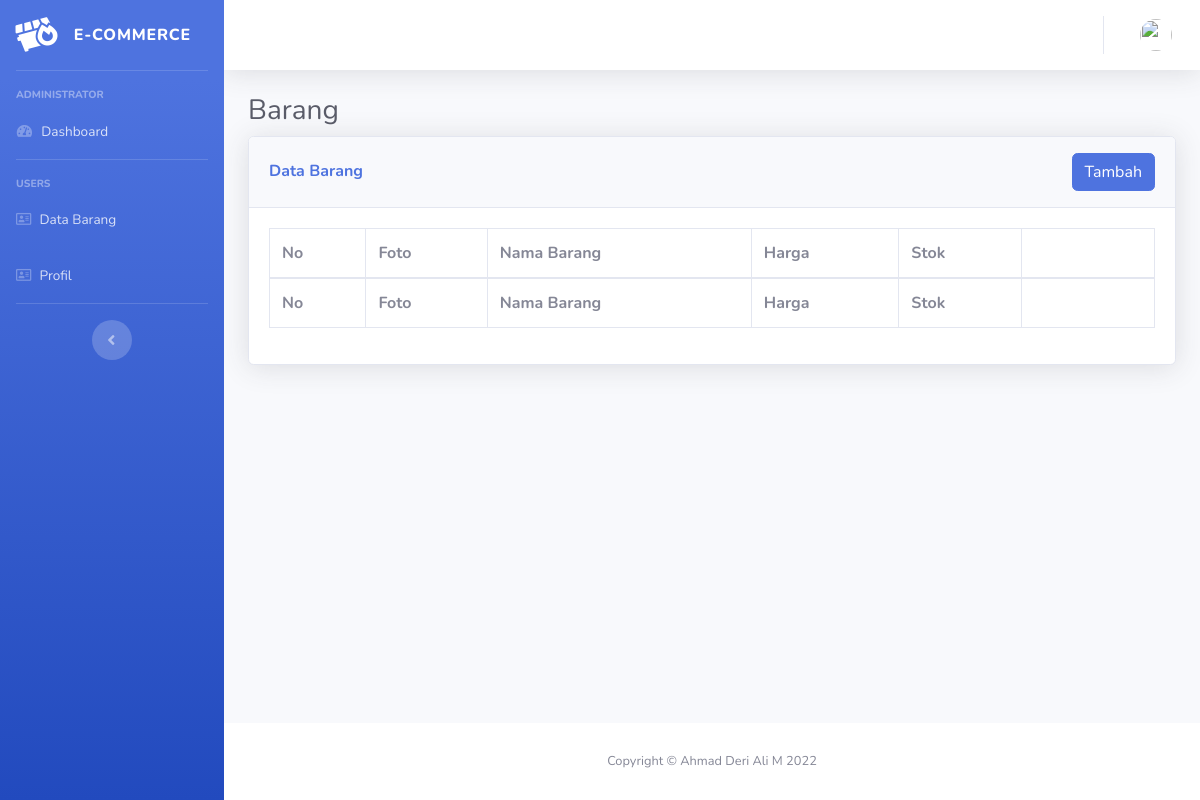
The app's page /index.php/barang, older data.
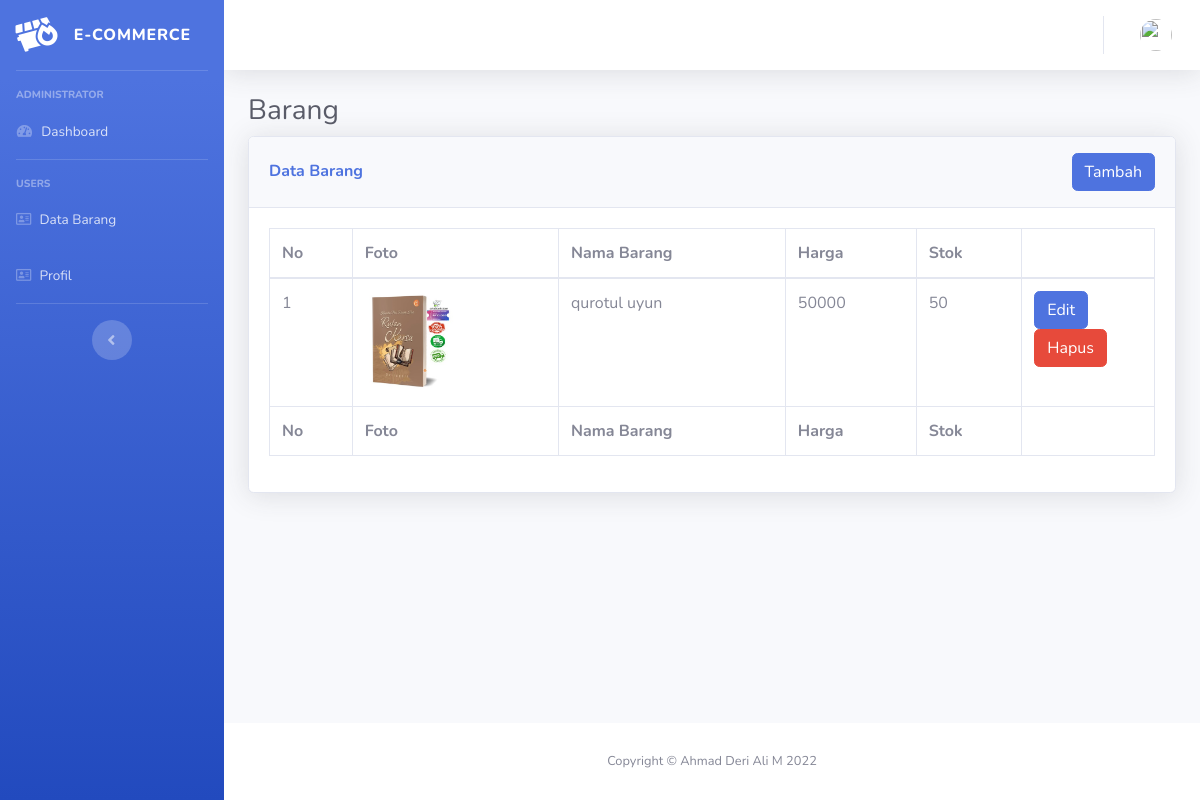
The same page, newer data.
### tables this page shows
CREATE TABLE `barang` (
  `id` int(11) NOT NULL,
  `nama_barang` varchar(256) NOT NULL,
  `harga` int(11) NOT NULL,
  `stok` int(11) NOT NULL,
  `gambar` varchar(256) NOT NULL
);

### application/controllers/Barang.php (called while the page is built, shortened)
<?php
class Barang extends CI_Controller
{
    public function __construct()
    {
        $this->load->library('form_validation');
        $this->load->model('Barang_model');
    }
    public function index()
    {
        $data['user'] = $this->db->get_where('user', ['email' => $this->session->userdata('email')])->row_array();
        $data['title'] = 'Barang';
        $data['barang'] = $this->Barang_model->getAllData();
        $this->load->view('templates/header', $data);
        $this->load->view('templates/sidebar', $data);
        $this->load->view('templates/topbar', $data);
        $this->load->view('barang/index', $data);
        $this->load->view('templates/footer');
    }
}

### index.php (called while the page is built, shortened)
<?php
require_once BASEPATH.'core/CodeIgniter.php';

### application/models/Barang_model.php (called while the page is built, shortened)
<?php
class Barang_model extends CI_model {
    public function getAllData()
    {
        $query = $this->db->get('barang');
        return $query->result_array();
    }
}

### application/views/barang/index.php (the view, shortened to what this page needs)
<div class="container-fluid">
    <h1 class="h3 mb-2 text-gray-800">Barang</h1>
    <div class="card shadow mb-4">
        <div class="card-header py-3 d-flex justify-content-between align-items-center">
            <h6 class="m-0 font-weight-bold text-primary">Data Barang</h6>
            <a href="<?= base_url('barang/tambah'); ?>" class="btn btn-primary">Tambah</a>
        </div>
        <div class="card-body">
            <div class="table-responsive">
                <table class="table table-bordered" id="dataTable" width="100%" cellspacing="0">
                    <thead>
                        <tr>
                            <th>No</th>
                            <th>Foto</th>
                            <th>Nama Barang</th>
                            <th>Harga</th>
                            <th>Stok</th>
                            <th style="width: 15%"></th>
                        </tr>
                    </thead>
                    <tfoot>
                        <tr>
                            <th>No</th>
                            <th>Foto</th>
                            <th>Nama Barang</th>
                            <th>Harga</th>
                            <th>Stok</th>
                            <th></th>
                        </tr>
                    </tfoot>
                    <tbody>
                        <?php foreach($barang as $item) : $no = 1; ?>
                        <tr>
                            <td><?= $no++; ?></td>
                            <td>
                                <img src="<?= base_url('assets/img/'). $item['gambar'] ?>" class="rounded img-fluid" style="width: 90px">
                            </td>
                            <td><?= $item['nama_barang'] ?></td>
                            <td><?= $item['harga'] ?></td>
                            <td><?= $item['stok'] ?></td>
                            <td>
                                <a href="<?= base_url('barang/edit/'). $item['id']; ?>" class="btn btn-primary">Edit</a>
                                <a href="<?= base_url('barang/hapus/').$item['id']; ?>" class="btn btn-danger" onclick="return confirm('Yakin ingin menghapus data ?');">Hapus</a>
                            </td>
                        </tr>
                        <?php endforeach; ?>
                    </tbody>
                </table>
            </div>
        </div>
    </div>
</div>

### application/views/templates/header.php (shortened to what this page needs)
<!DOCTYPE html>
<html lang="en">
<head>
    <link href="<?= base_url('assets'); ?>/vendor/fontawesome-free/css/all.min.css" rel="stylesheet" type="text/css">
    <link href="<?= base_url('assets'); ?>/css/sb-admin-2.min.css" rel="stylesheet">
    <link href="<?= base_url('assets'); ?>/vendor/datatables/dataTables.bootstrap4.min.css" rel="stylesheet">
</head>
<body id="page-top">
    <div id="wrapper">

### application/views/templates/sidebar.php
<ul class="navbar-nav bg-gradient-primary sidebar sidebar-dark accordion" id="accordionSidebar">
    <a class="sidebar-brand d-flex align-items-center justify-content-center" href="index.html">
        <div class="sidebar-brand-icon rotate-n-15">
            <i class="fas fa-dumpster-fire"></i>
        </div>
        <div class="sidebar-brand-text mx-3">E-Commerce</div>
    </a>
    <hr class="sidebar-divider">
    <div class="sidebar-heading">
        Administrator
    </div>
    <li class="nav-item">
        <a class="nav-link" href="<?= base_url('admin'); ?>">
            <i class="fas fa-fw fa-tachometer-alt"></i>
            <span>Dashboard</span></a>
    </li>
    <hr class="sidebar-divider">
    <div class="sidebar-heading">
        Users
    </div>
    <li class="nav-item">
        <a class="nav-link" href="<?= base_url('barang'); ?>">
            <i class="far fa-address-card"></i>
            <span>Data Barang</span></a>
    </li>
    <li class="nav-item">
        <a class="nav-link" href="<?= base_url('user'); ?>">
            <i class="far fa-address-card"></i>
            <span>Profil</span></a>
    </li>
    <hr class="sidebar-divider">
    <div class="text-center d-none d-md-inline">
        <button class="rounded-circle border-0" id="sidebarToggle"></button>
    </div>
</ul>

### application/views/templates/topbar.php (shortened to what this page needs)
<div id="content-wrapper" class="d-flex flex-column">
    <div id="content">
        <nav class="navbar navbar-expand navbar-light bg-white topbar mb-4 static-top shadow">
            <ul class="navbar-nav ml-auto">
                <li class="nav-item dropdown no-arrow">
                    <a class="nav-link dropdown-toggle" href="#" id="userDropdown" role="button"
                        data-toggle="dropdown" aria-haspopup="true" aria-expanded="false">
                        <img class="img-profile rounded-circle"
                            src="<?= base_url('assets/img/'). $user['image']; ?>">
                    </a>
                </li>
            </ul>
        </nav>

### application/views/templates/footer.php (shortened to what this page needs)
</div>
            <footer class="sticky-footer bg-white">
                <div class="container my-auto">
                    <div class="copyright text-center my-auto">
                        <span>Copyright &copy; Ahmad Deri Ali M 2022</span>
                    </div>
                </div>
            </footer>
        </div>
    </div>
</body>
</html>

Row changes from the older to the newer data that the page shows:
added barang: gambar (placeholder picture), nama_barang "qurotul uyun", harga "50000", stok "50"
